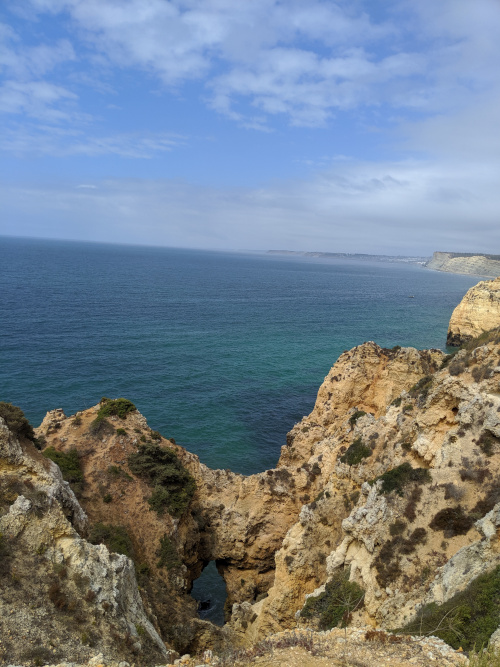
#> input picture mobile/flutter/examples/image_list/images/coast.jpg, 500 x 667 px
$ python -i image_processor.py   (imports and definitions only)
#> lines starting #> are read from the running program, lines starting #| are printed output that depends on the picture
"""
Image Processing Utilities
Handles image preprocessing for disease detection
"""

from PIL import Image
import io
import base64
import cv2
import numpy as np

# [65 lines left out: functions decode_base64_image, preprocess_image, not called in this run]

def enhance_image(image):
    """
    Enhance image quality using OpenCV

    Args:
        image: PIL Image object

    Returns:
        Enhanced PIL Image
    """
    try:
        # Convert PIL to OpenCV format
        img_array = np.array(image)
        img_cv = cv2.cvtColor(img_array, cv2.COLOR_RGB2BGR)
#> img_cv is the input picture: shape (667, 500, 3); mean B, G, R 139.4, 128.3, 116.3

        # Apply CLAHE (Contrast Limited Adaptive Histogram Equalization)
        lab = cv2.cvtColor(img_cv, cv2.COLOR_BGR2LAB)
#> lab: shape (667, 500, 3); mean of channels 0, 1, 2 135, 128.2, 121.6
        l, a, b = cv2.split(lab)
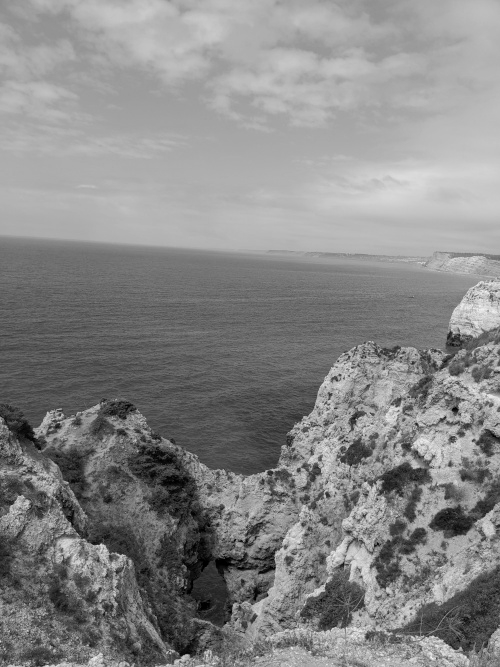
#> l: shape (667, 500); min 0, max 245, mean 135
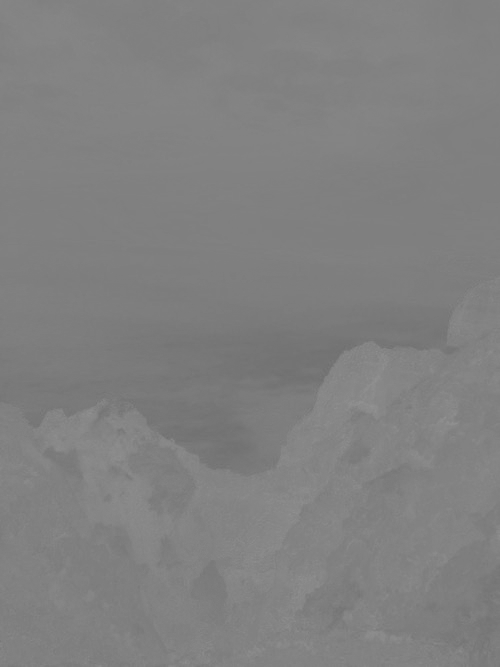
#> a: shape (667, 500); min 111, max 146, mean 128.2
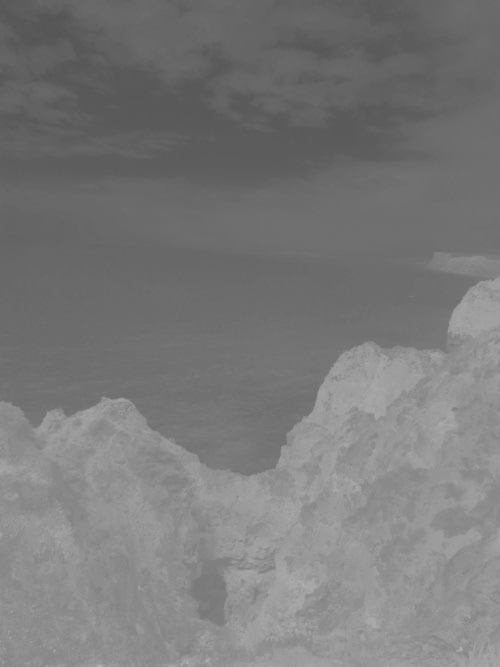
#> b: shape (667, 500); min 85, max 181, mean 121.6

        clahe = cv2.createCLAHE(clipLimit=3.0, tileGridSize=(8, 8))
        l = clahe.apply(l)
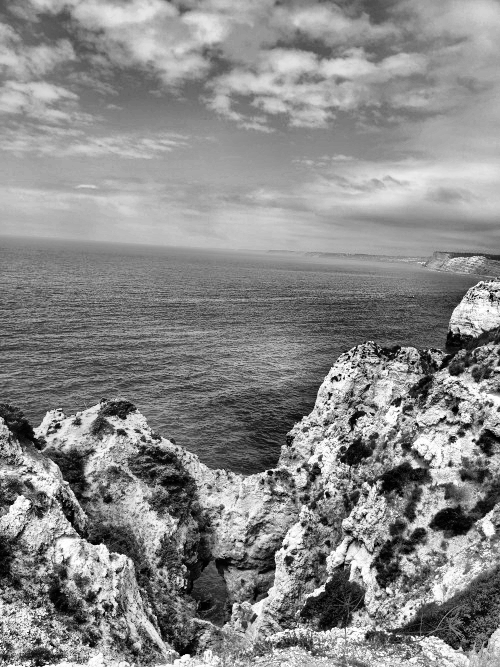
#> l: shape (667, 500); min 0, max 255, mean 137.1

        enhanced = cv2.merge([l, a, b])
#> enhanced: shape (667, 500, 3); mean of channels 0, 1, 2 137.1, 128.2, 121.6
        enhanced = cv2.cvtColor(enhanced, cv2.COLOR_LAB2BGR)
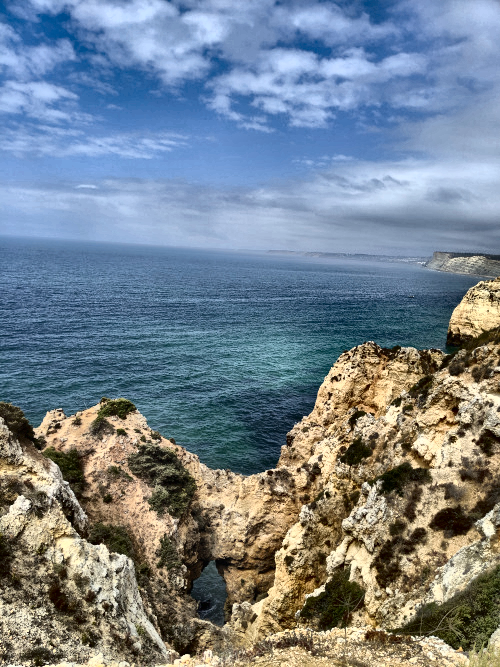
#> enhanced: shape (667, 500, 3); mean B, G, R 141.7, 131.2, 118.7

        # Denoise
        enhanced = cv2.fastNlMeansDenoisingColored(enhanced, None, 10, 10, 7, 21)

        # Convert back to PIL
        enhanced_rgb = cv2.cvtColor(enhanced, cv2.COLOR_BGR2RGB)
        enhanced_image = Image.fromarray(enhanced_rgb)

        return enhanced_image

    except Exception as e:
        print(f"Enhancement failed, returning original: {str(e)}")
        return image

# [51 lines left out: functions validate_image, image_to_base64, not called in this run]

>>> import cv2
>>> picture = cv2.cvtColor(cv2.imread('../../mobile/flutter/examples/image_list/images/coast.jpg'), cv2.COLOR_BGR2RGB)
>>> result = enhance_image(picture)
